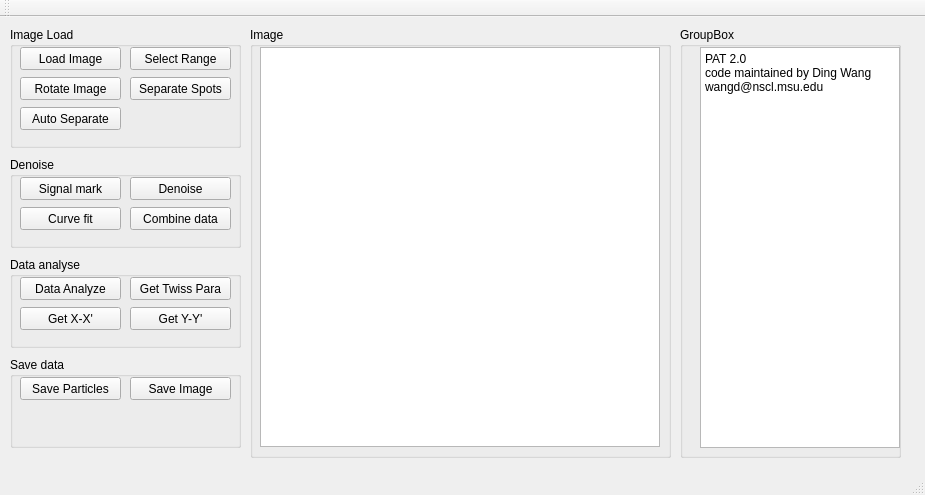
<?xml version="1.0" encoding="UTF-8"?>
<ui version="4.0">
 <class>MainWindow</class>
 <widget class="QMainWindow" name="MainWindow">
  <property name="geometry">
   <rect>
    <x>0</x>
    <y>0</y>
    <width>925</width>
    <height>495</height>
   </rect>
  </property>
  <property name="windowTitle">
   <string>Pepper-Pot Analysis Tool</string>
  </property>
  <widget class="QWidget" name="centralWidget">
   <widget class="QGroupBox" name="groupBox">
    <property name="geometry">
     <rect>
      <x>10</x>
      <y>10</y>
      <width>231</width>
      <height>121</height>
     </rect>
    </property>
    <property name="title">
     <string>Image Load</string>
    </property>
    <widget class="QPushButton" name="loadImage">
     <property name="geometry">
      <rect>
       <x>10</x>
       <y>20</y>
       <width>101</width>
       <height>23</height>
      </rect>
     </property>
     <property name="text">
      <string>Load Image</string>
     </property>
    </widget>
    <widget class="QPushButton" name="selectRage">
     <property name="geometry">
      <rect>
       <x>120</x>
       <y>20</y>
       <width>101</width>
       <height>23</height>
      </rect>
     </property>
     <property name="text">
      <string>Select Range</string>
     </property>
    </widget>
    <widget class="QPushButton" name="separateSpots">
     <property name="geometry">
      <rect>
       <x>120</x>
       <y>50</y>
       <width>101</width>
       <height>23</height>
      </rect>
     </property>
     <property name="text">
      <string>Separate Spots</string>
     </property>
    </widget>
    <widget class="QPushButton" name="separateSpots_2">
     <property name="geometry">
      <rect>
       <x>10</x>
       <y>80</y>
       <width>101</width>
       <height>23</height>
      </rect>
     </property>
     <property name="text">
      <string>Auto Separate</string>
     </property>
    </widget>
    <widget class="QPushButton" name="ratateImage">
     <property name="geometry">
      <rect>
       <x>10</x>
       <y>50</y>
       <width>101</width>
       <height>23</height>
      </rect>
     </property>
     <property name="text">
      <string>Rotate Image</string>
     </property>
    </widget>
   </widget>
   <widget class="QGroupBox" name="groupBox_2">
    <property name="geometry">
     <rect>
      <x>10</x>
      <y>140</y>
      <width>231</width>
      <height>91</height>
     </rect>
    </property>
    <property name="title">
     <string>Denoise</string>
    </property>
    <widget class="QPushButton" name="signalMark">
     <property name="geometry">
      <rect>
       <x>10</x>
       <y>20</y>
       <width>101</width>
       <height>23</height>
      </rect>
     </property>
     <property name="text">
      <string>Signal mark</string>
     </property>
    </widget>
    <widget class="QPushButton" name="curveFit">
     <property name="geometry">
      <rect>
       <x>10</x>
       <y>50</y>
       <width>101</width>
       <height>23</height>
      </rect>
     </property>
     <property name="text">
      <string>Curve fit</string>
     </property>
    </widget>
    <widget class="QPushButton" name="combineData">
     <property name="geometry">
      <rect>
       <x>120</x>
       <y>50</y>
       <width>101</width>
       <height>23</height>
      </rect>
     </property>
     <property name="text">
      <string>Combine data</string>
     </property>
    </widget>
    <widget class="QPushButton" name="denoise">
     <property name="geometry">
      <rect>
       <x>120</x>
       <y>20</y>
       <width>101</width>
       <height>23</height>
      </rect>
     </property>
     <property name="text">
      <string>Denoise</string>
     </property>
    </widget>
   </widget>
   <widget class="QGroupBox" name="groupBox_3">
    <property name="geometry">
     <rect>
      <x>10</x>
      <y>240</y>
      <width>231</width>
      <height>91</height>
     </rect>
    </property>
    <property name="title">
     <string>Data analyse</string>
    </property>
    <widget class="QPushButton" name="dataAnalyze">
     <property name="geometry">
      <rect>
       <x>10</x>
       <y>20</y>
       <width>101</width>
       <height>23</height>
      </rect>
     </property>
     <property name="text">
      <string>Data Analyze</string>
     </property>
    </widget>
    <widget class="QPushButton" name="getTwiss">
     <property name="geometry">
      <rect>
       <x>120</x>
       <y>20</y>
       <width>101</width>
       <height>23</height>
      </rect>
     </property>
     <property name="text">
      <string>Get Twiss Para</string>
     </property>
    </widget>
    <widget class="QPushButton" name="getPhaseX">
     <property name="geometry">
      <rect>
       <x>10</x>
       <y>50</y>
       <width>101</width>
       <height>23</height>
      </rect>
     </property>
     <property name="text">
      <string>Get X-X'</string>
     </property>
    </widget>
    <widget class="QPushButton" name="getPhaseY">
     <property name="geometry">
      <rect>
       <x>120</x>
       <y>50</y>
       <width>101</width>
       <height>23</height>
      </rect>
     </property>
     <property name="text">
      <string>Get Y-Y'</string>
     </property>
    </widget>
   </widget>
   <widget class="QGroupBox" name="groupBox_4">
    <property name="geometry">
     <rect>
      <x>10</x>
      <y>340</y>
      <width>231</width>
      <height>91</height>
     </rect>
    </property>
    <property name="title">
     <string>Save data</string>
    </property>
    <widget class="QPushButton" name="saveParticles">
     <property name="geometry">
      <rect>
       <x>10</x>
       <y>20</y>
       <width>101</width>
       <height>23</height>
      </rect>
     </property>
     <property name="text">
      <string>Save Particles</string>
     </property>
    </widget>
    <widget class="QPushButton" name="saveImage">
     <property name="geometry">
      <rect>
       <x>120</x>
       <y>20</y>
       <width>101</width>
       <height>23</height>
      </rect>
     </property>
     <property name="text">
      <string>Save Image</string>
     </property>
    </widget>
   </widget>
   <widget class="QGroupBox" name="groupBox_5">
    <property name="geometry">
     <rect>
      <x>250</x>
      <y>10</y>
      <width>421</width>
      <height>431</height>
     </rect>
    </property>
    <property name="title">
     <string>Image</string>
    </property>
    <widget class="QGraphicsView" name="graphicsView">
     <property name="geometry">
      <rect>
       <x>10</x>
       <y>20</y>
       <width>400</width>
       <height>400</height>
      </rect>
     </property>
     <property name="verticalScrollBarPolicy">
      <enum>Qt::ScrollBarAlwaysOff</enum>
     </property>
     <property name="horizontalScrollBarPolicy">
      <enum>Qt::ScrollBarAlwaysOff</enum>
     </property>
    </widget>
   </widget>
   <widget class="QGroupBox" name="groupBox_6">
    <property name="geometry">
     <rect>
      <x>680</x>
      <y>10</y>
      <width>221</width>
      <height>431</height>
     </rect>
    </property>
    <property name="title">
     <string>GroupBox</string>
    </property>
    <widget class="QTextEdit" name="Status">
     <property name="geometry">
      <rect>
       <x>20</x>
       <y>20</y>
       <width>200</width>
       <height>401</height>
      </rect>
     </property>
     <property name="readOnly">
      <bool>true</bool>
     </property>
     <property name="html">
      <string>&lt;!DOCTYPE HTML PUBLIC &quot;-//W3C//DTD HTML 4.0//EN&quot; &quot;http://www.w3.org/TR/REC-html40/strict.dtd&quot;&gt;
&lt;html&gt;&lt;head&gt;&lt;meta name=&quot;qrichtext&quot; content=&quot;1&quot; /&gt;&lt;style type=&quot;text/css&quot;&gt;
p, li { white-space: pre-wrap; }
&lt;/style&gt;&lt;/head&gt;&lt;body style=&quot; font-family:'SimSun'; font-size:9pt; font-weight:400; font-style:normal;&quot;&gt;
&lt;p style=&quot; margin-top:0px; margin-bottom:0px; margin-left:0px; margin-right:0px; -qt-block-indent:0; text-indent:0px;&quot;&gt;PAT 2.0&lt;/p&gt;
&lt;p style=&quot; margin-top:0px; margin-bottom:0px; margin-left:0px; margin-right:0px; -qt-block-indent:0; text-indent:0px;&quot;&gt;code maintained by Ding Wang&lt;/p&gt;
&lt;p style=&quot; margin-top:0px; margin-bottom:0px; margin-left:0px; margin-right:0px; -qt-block-indent:0; text-indent:0px;&quot;&gt;wangd@nscl.msu.edu&lt;/p&gt;&lt;/body&gt;&lt;/html&gt;</string>
     </property>
    </widget>
   </widget>
  </widget>
  <widget class="QMenuBar" name="menuBar">
   <property name="geometry">
    <rect>
     <x>0</x>
     <y>0</y>
     <width>925</width>
     <height>20</height>
    </rect>
   </property>
  </widget>
  <widget class="QToolBar" name="mainToolBar">
   <attribute name="toolBarArea">
    <enum>TopToolBarArea</enum>
   </attribute>
   <attribute name="toolBarBreak">
    <bool>false</bool>
   </attribute>
  </widget>
  <widget class="QStatusBar" name="statusBar"/>
 </widget>
 <layoutdefault spacing="6" margin="11"/>
 <resources/>
 <connections/>
</ui>
